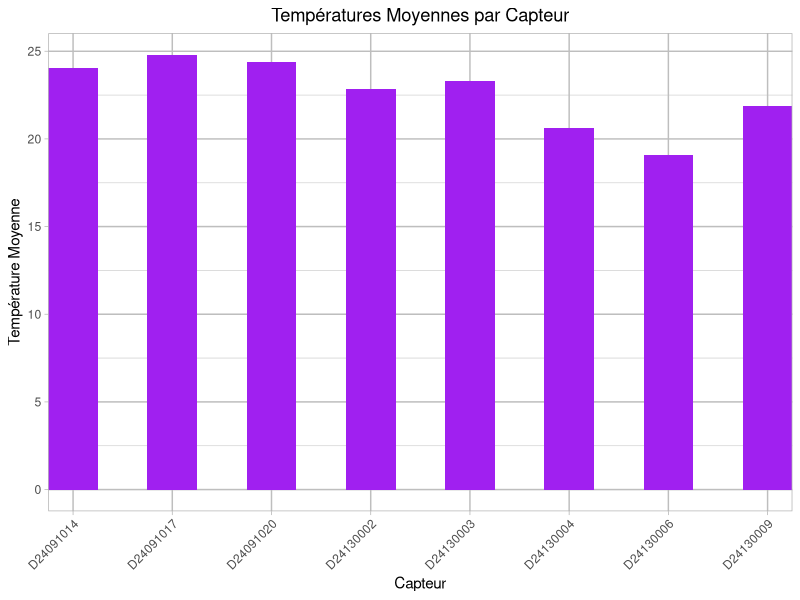
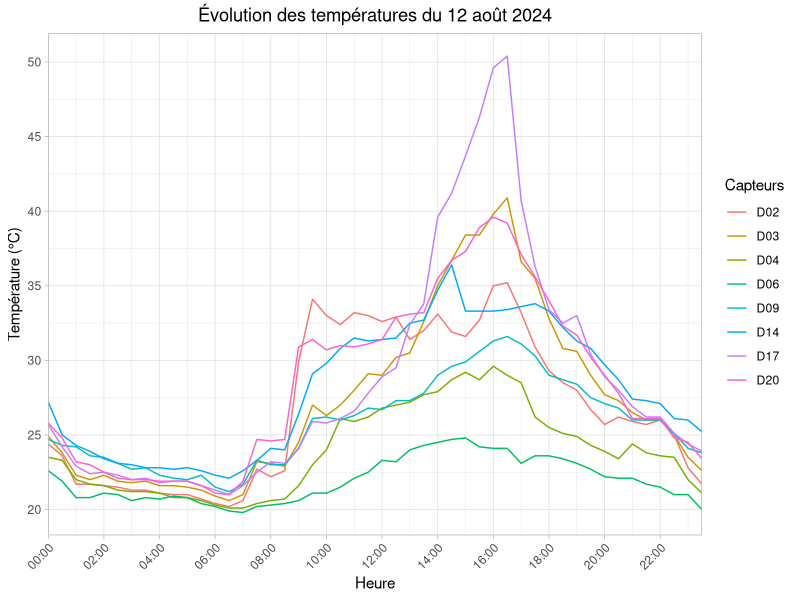
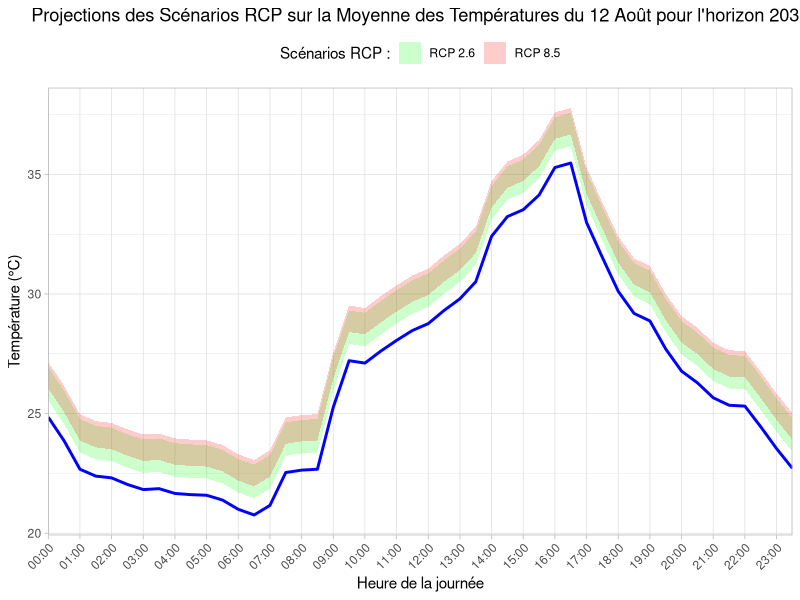
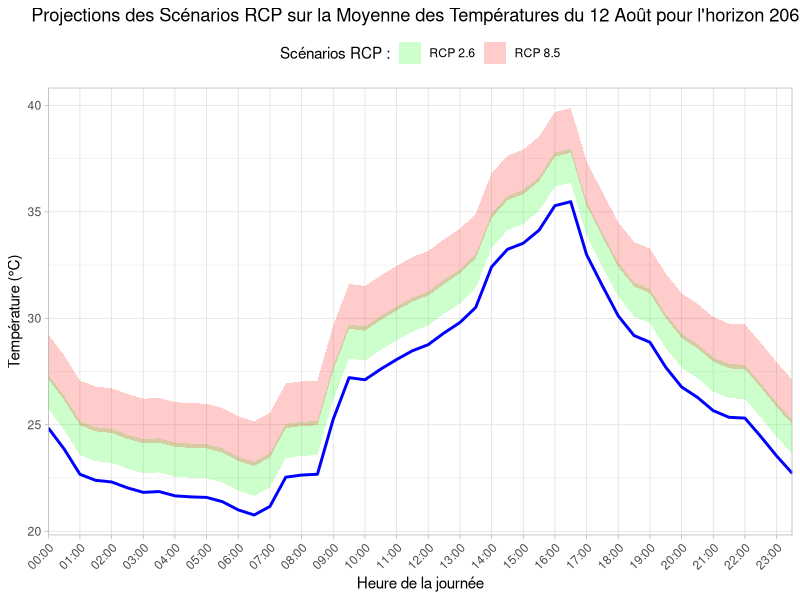
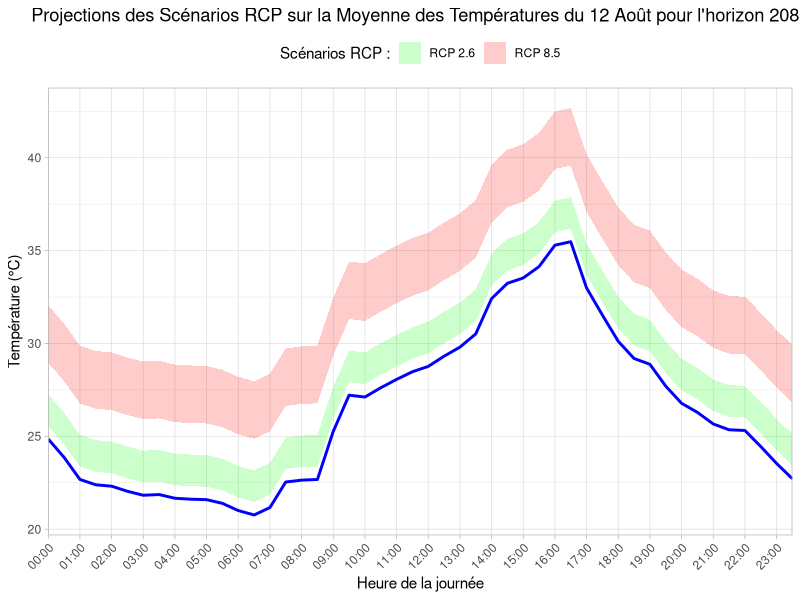
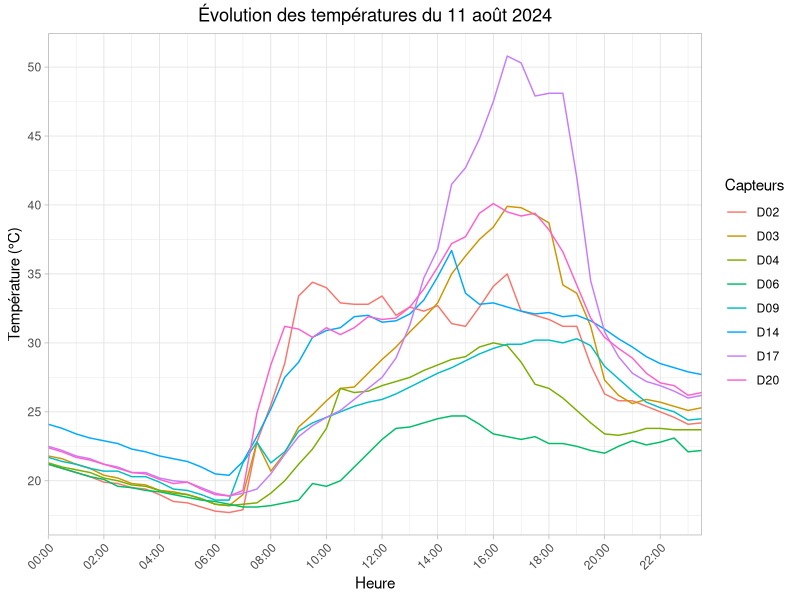
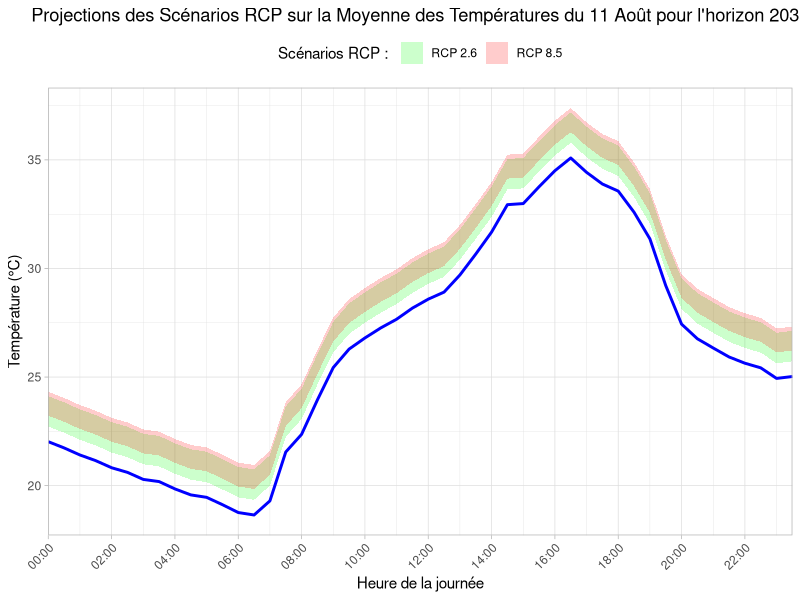
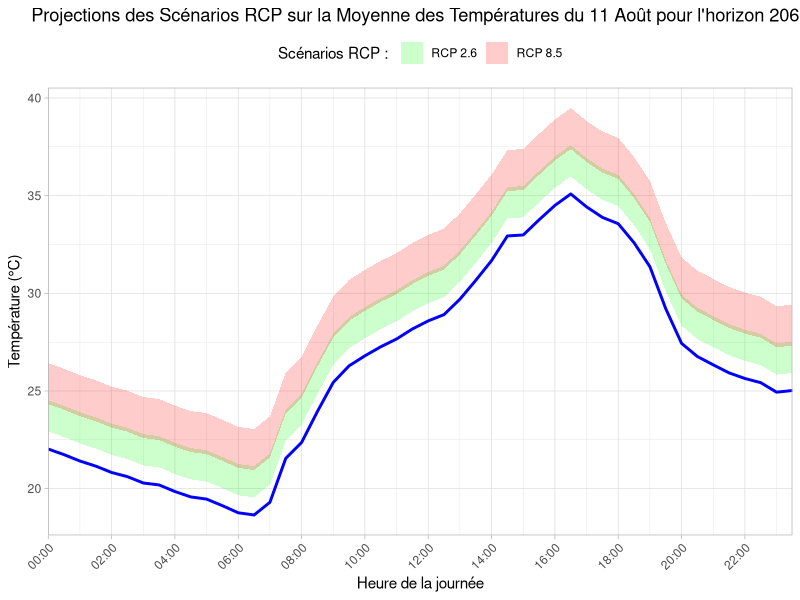

Write R code to recreate these figures, in order.
#### 1. Importation des 8 jeux de données

#### 1. Importation des 8 jeux de données

## Installation du package here

install.packages("here")

# Charger le package here
library(here)

# Importer les jeux de données
data.D24130006 <- read.csv(here("data", "D24130006(01-08-2024@14.csv"), header = TRUE, sep = ";")
data.D24130009 <- read.csv(here("data", "D24130009(01-08-2024@14.csv"), header = TRUE, sep = ";")
data.D24130002 <- read.csv(here("data", "D24130002(01-08-2024@14.csv"), header = TRUE, sep = ";")
data.D24130004 <- read.csv(here("data", "D24130004(01-08-2024@14.csv"), header = TRUE, sep = ";")
data.D24130003 <- read.csv(here("data", "D24130003(01-08-2024@14.csv"), header = TRUE, sep = ";")
data.D24091017 <- read.csv(here("data", "D24091017(01-08-2024@14.csv"), header = TRUE, sep = ";")
data.D24091020 <- read.csv(here("data", "D24091020(01-08-2024@14.csv"), header = TRUE, sep = ";")
data.D24091014 <- read.csv(here("data", "D24091014(01-08-2024@14.csv"), header = TRUE, sep = ";")

#### 2.Préparation des données

# 2.1. Pour le capteur D24130006

#Remplacer les virgules par des points
data.D24130006$Temp <- gsub(",", ".", data.D24130006$Temp)

# Convertir la colonne "Temp" en numérique
data.D24130006$Temp <- as.numeric(data.D24130006$Temp)

# Convertir la colonne "Date" en format Date
data.D24130006$Date <- as.Date(data.D24130006$Date, format = "%Y-%m-%d")

# 2.2. Pour le capteur D24130009

#Remplacer les virgules par des points
data.D24130009$Temp <- gsub(",", ".", data.D24130009$Temp)

# Convertir la colonne "Temp" en numérique
data.D24130009$Temp <- as.numeric(data.D24130009$Temp)

# Convertir la colonne "Date" en format Date
data.D24130009$Date <- as.Date(data.D24130009$Date, format = "%Y-%m-%d")

# 2.3. Pour le capteur D24130002

#Remplacer les virgules par des points
data.D24130002$Temp <- gsub(",", ".", data.D24130002$Temp)

# Convertir la colonne "Temp" en numérique
data.D24130002$Temp <- as.numeric(data.D24130002$Temp)

# Convertir la colonne "Date" en format Date
data.D24130002$Date <- as.Date(data.D24130002$Date, format = "%Y-%m-%d")

# 2.4. Pour le capteur D24130004

#Remplacer les virgules par des points
data.D24130004$Temp <- gsub(",", ".", data.D24130004$Temp)

# Convertir la colonne "Temp" en numérique
data.D24130004$Temp <- as.numeric(data.D24130004$Temp)

# Convertir la colonne "Date" en format Date
data.D24130004$Date <- as.Date(data.D24130004$Date, format = "%Y-%m-%d")

# 2.5. Pour le capteur D24130003

#Remplacer les virgules par des points
data.D24130003$Temp <- gsub(",", ".", data.D24130003$Temp)

# Convertir la colonne "Temp" en numérique
data.D24130003$Temp <- as.numeric(data.D24130003$Temp)

# Convertir la colonne "Date" en format Date
data.D24130003$Date <- as.Date(data.D24130003$Date, format = "%Y-%m-%d")

# 2.6. Pour le capteur D24091017

#Remplacer les virgules par des points
data.D24091017$Temp <- gsub(",", ".", data.D24091017$Temp)

# Convertir la colonne "Temp" en numérique
data.D24091017$Temp <- as.numeric(data.D24091017$Temp)

# Convertir la colonne "Date" en format Date
data.D24091017$Date <- as.Date(data.D24091017$Date, format = "%Y-%m-%d")

# 2.7. Pour le capteur D24091020

#Remplacer les virgules par des points
data.D24091020$Temp <- gsub(",", ".", data.D24091020$Temp)

# Convertir la colonne "Temp" en numérique
data.D24091020$Temp <- as.numeric(data.D24091020$Temp)

# Convertir la colonne "Date" en format Date
data.D24091020$Date <- as.Date(data.D24091020$Date, format = "%Y-%m-%d")


# 2.8. Pour le capteur D24091014

#Remplacer les virgules par des points
data.D24091014$Temp <- gsub(",", ".", data.D24091014$Temp)

# Convertir la colonne "Temp" en numérique
data.D24091014$Temp <- as.numeric(data.D24091014$Temp)

# Convertir la colonne "Date" en format Date
data.D24091014$Date <- as.Date(data.D24091014$Date, format = "%Y-%m-%d")

#Harmoniser le nom de colonne Capteur.ID

colnames(data.D24091014)[colnames(data.D24091014) == "Capteur_ID"] <- "Capteur.ID"


## Raccourcir le nom des capteurs

data.D24130006$Capteur.ID <- sub("D241300", "D", data.D24130006$Capteur.ID)

data.D24130009$Capteur.ID <- sub("D241300", "D", data.D24130009$Capteur.ID)

data.D24130002$Capteur.ID <- sub("D241300", "D", data.D24130002$Capteur.ID)

data.D24130004$Capteur.ID <- sub("D241300", "D", data.D24130004$Capteur.ID)

data.D24130003$Capteur.ID <- sub("D241300", "D", data.D24130003$Capteur.ID)

data.D24091017$Capteur.ID <- sub("D240910", "D", data.D24091017$Capteur.ID)

data.D24091020$Capteur.ID <- sub("D240910", "D", data.D24091020$Capteur.ID)

data.D24091014$Capteur.ID <- sub("D240910", "D", data.D24091014$Capteur.ID)

#### 3. Analyse des données

## 3.1. Calculs des moyennes, min, max et écart-types

summary(data.D24091014$Temp)
summary(data.D24091017$Temp)
summary(data.D24091020$Temp)
summary(data.D24130002$Temp)
summary(data.D24130003$Temp)
summary(data.D24130004$Temp)
summary(data.D24130006$Temp)
summary(data.D24130009$Temp)

ecart_type14 <- sd(data.D24091014$Temp)
ecart_type17 <- sd(data.D24091017$Temp)
ecart_type20 <- sd(data.D24091020$Temp)
ecart_type02 <- sd(data.D24130002$Temp)
ecart_type03 <- sd(data.D24130003$Temp)
ecart_type04 <- sd(data.D24130004$Temp)
ecart_type06 <- sd(data.D24130006$Temp)
ecart_type09 <- sd(data.D24130009$Temp)


moyennes<-list(mean(data.D24130006$Temp), mean(data.D24130009$Temp), mean(data.D24130002$Temp), mean(data.D24130004$Temp), mean(data.D24130003$Temp), mean(data.D24091017$Temp), mean(data.D24091020$Temp), mean(data.D24091014$Temp))

moyennes_vecteur <- unlist(moyennes)

moyenne_generale <- mean(moyennes_vecteur) ## Calculer la moyenen générale de tous les Capteurs

#### 4. Création du graphique des moyennes de températures

# Créer un dataframe
df_moyennes <- data.frame(
  jeu_de_donnees = c("D24130006", "D24130009", "D24130002", "D24130004", "D24130003", "D24091017", "D24091020", "D24091014"),
  temperature_moyenne = moyennes_vecteur
) 

library(ggplot2)

ggplot(df_moyennes, aes(x = jeu_de_donnees, y = temperature_moyenne)) +
  geom_bar(stat = "identity", fill = "purple", width = 0.5) +
  labs(title = "Températures Moyennes par Capteur",
       x = "Capteur",
       y = "Température Moyenne") +
  theme_light() +
  theme(panel.grid.major = element_line(color = "grey", size = 0.5),  # Lignes principales
        panel.grid.minor = element_line(color = "lightgrey", size = 0.25),  # Lignes mineures
        axis.text.x = element_text(angle = 45, hjust = 1),  # Incline les étiquettes de l'axe x à 45°
        plot.title = element_text(hjust = 0.5)) +  # Centre le titre
  scale_x_discrete(expand = c(0, 0))  # Supprime l'espace avant le début des données



#### 5. Création des graphiques des jours les plus chauds

# 5.1. Calcul des jours les plus chauds

install.packages("dplyr")

library(dplyr)

## 5.1.1. Calculer la température maximale par jour pour D24130006
temperature_max <- data.D24130006 %>%
  group_by(Date) %>%
  summarise(max_temp = max(Temp, na.rm = TRUE))

# Identifier le jour le plus chaud
jour_plus_chaud_D2413006 <- temperature_max %>%
  filter(max_temp == max(max_temp))

# Afficher le jour le plus chaud et sa température
print(jour_plus_chaud_D2413006)


## 5.1.2. Calculer la température maximale par jour pour D24130009
temperature_max <- data.D24130009 %>%
  group_by(Date) %>%
  summarise(max_temp = max(Temp, na.rm = TRUE))

# Identifier le jour le plus chaud
jour_plus_chaud_D24130009 <- temperature_max %>%
  filter(max_temp == max(max_temp))

# Afficher le jour le plus chaud et sa température
print(jour_plus_chaud_D24130009)


## 5.1.3. Calculer la température maximale par jour pour D24130002
temperature_max <- data.D24130002 %>%
  group_by(Date) %>%
  summarise(max_temp = max(Temp, na.rm = TRUE))

# Identifier le jour le plus chaud
jour_plus_chaud_D24130002 <- temperature_max %>%
  filter(max_temp == max(max_temp))

# Afficher le jour le plus chaud et sa température
print(jour_plus_chaud_D24130002)


# 5.1.4. Calculer la température maximale par jour pour D24130004
temperature_max <- data.D24130004 %>%
  group_by(Date) %>%
  summarise(max_temp = max(Temp, na.rm = TRUE))

# Identifier le jour le plus chaud
jour_plus_chaud_D24130004 <- temperature_max %>%
  filter(max_temp == max(max_temp))

# Afficher le jour le plus chaud et sa température
print(jour_plus_chaud_D24130004)


## 5.1.5. Calculer la température maximale par jour pour D24130003
temperature_max <- data.D24130003 %>%
  group_by(Date) %>%
  summarise(max_temp = max(Temp, na.rm = TRUE))

# Identifier le jour le plus chaud
jour_plus_chaud_D24130003 <- temperature_max %>%
  filter(max_temp == max(max_temp))

# Afficher le jour le plus chaud et sa température
print(jour_plus_chaud_D24130003)


## 5.1.6. Calculer la température maximale par jour pour D24091017
temperature_max <- data.D24091017 %>%
  group_by(Date) %>%
  summarise(max_temp = max(Temp, na.rm = TRUE))

# Identifier le jour le plus chaud
jour_plus_chaud_D24091017 <- temperature_max %>%
  filter(max_temp == max(max_temp))

# Afficher le jour le plus chaud et sa température
print(jour_plus_chaud_D24091017)


## 5.1.7. Calculer la température maximale par jour pour D24091020
temperature_max <- data.D24091020 %>%
  group_by(Date) %>%
  summarise(max_temp = max(Temp, na.rm = TRUE))

# Identifier le jour le plus chaud
jour_plus_chaud_D24091020 <- temperature_max %>%
  filter(max_temp == max(max_temp))

# Afficher le jour le plus chaud et sa température
print(jour_plus_chaud_D24091020)


## 5.1.8. Calculer la température maximale par jour pour D24091014
temperature_max <- data.D24091014 %>%
  group_by(Date) %>%
  summarise(max_temp = max(Temp, na.rm = TRUE))

# Identifier le jour le plus chaud
jour_plus_chaud_D24091014 <- temperature_max %>%
  filter(max_temp == max(max_temp))

# Afficher le jour le plus chaud et sa température
print(jour_plus_chaud_D24091014)


# 5.2. Sélection des données du 12.08.2024

## 5.2.1. Sélection données du jour le plus chaud pour D24130006

data_selection12_D24130006 <- data.D24130006[data.D24130006$Date == as.Date("2024-08-12"), ]  

## 5.2.2. Sélection données du jour le plus chaud pour D24130009

data_selection12_D24130009 <- data.D24130009[data.D24130009$Date == as.Date("2024-08-12"), ]

## 5.2.3. Sélection données du jour le plus chaud pour D24130002

data_selection12_D24130002 <- data.D24130002[data.D24130002$Date == as.Date("2024-08-12"), ]  

## 5.2.4. Sélection données du jour le plus chaud pour D24130004

data_selection12_D24130004 <- data.D24130004[data.D24130004$Date == as.Date("2024-08-12"), ]

## 5.2.5. Sélection données du jour le plus chaud pour D24130003

data_selection12_D24130003 <- data.D24130003[data.D24130003$Date == as.Date("2024-08-12"), ]

## 5.2.6. Sélection données du jour le plus chaud pour D24091017

data_selection12_D24091017 <- data.D24091017[data.D24091017$Date == as.Date("2024-08-12"), ]

## 5.2.7. Sélection données du jour le plus chaud pour D24091020

data_selection12_D24091020 <- data.D24091020[data.D24091020$Date == as.Date("2024-08-12"), ]

## 5.2.8.Sélection données du jour le plus chaud pour D24091014

data_selection12_D24091014 <- data.D24091014[data.D24091014$Date == as.Date("2024-08-12"), ]

# 5.3. Combiner les données dans un dataframe

combined_data12 <- rbind(data_selection12_D24130006, data_selection12_D24130009, data_selection12_D24130002, data_selection12_D24130004, data_selection12_D24130003, data_selection12_D24091017, data_selection12_D24091020, data_selection12_D24091014)

## 5.4. Combiner date et heure dans une colonne

combined_data12$datetime <- as.POSIXct(paste(combined_data12$Date, combined_data12$Time), format="%Y-%m-%d %H:%M")


# 5.5. Création du graphique du 12.08
# Charger ggplot2
library(ggplot2)

# Créer le graphique avec des labels d'heures et une rotation diagonale
ggplot(combined_data12, aes(x = datetime, y = Temp, color = Capteur.ID)) +
  geom_line() +
  labs(title = "Évolution des températures du 12 août 2024",
       x = "Heure", 
       y = "Température (°C)",
       color = "Capteurs") +
  scale_x_datetime(date_labels = "%H:%M", date_breaks = "2 hours", expand = c(0, 0)) +
  scale_y_continuous(breaks = seq(ceiling(min(combined_data12$Temp, na.rm = TRUE)), 
                                  floor(max(combined_data12$Temp, na.rm = TRUE)), 
                                  by = 5)) +
  theme_light() +
  theme(axis.text.x = element_text(angle = 45, hjust = 1),
        plot.title = element_text(hjust = 0.5))


#### 6. Intégration des scénarios RCP pour le 12.08

# 6.1. Calcul de la moyenne des 8 Capteur pour le 12.08

library(dplyr)

# Calculer la moyenne des températures par horodatage (colonne 'Time')
mean_data12 <- combined_data12 %>%
  group_by(Time) %>%
  summarise(Temp_mean = mean(Temp, na.rm = TRUE))  # Moyenne des températures de tous les Capteur à chaque instant

# 6.2. Ajouter les fourchettes de température du scénario RCP2.6 et RCP8.5 pour chaque période

# Ajouter les scénarios RCP à partir de la moyenne calculée
mean_data12$Temp_RCP26_min_proche <- mean_data12$Temp_mean + 0.7
mean_data12$Temp_RCP26_max_proche <- mean_data12$Temp_mean + 2.1
mean_data12$Temp_RCP85_min_proche <- mean_data12$Temp_mean + 1.2
mean_data12$Temp_RCP85_max_proche <- mean_data12$Temp_mean + 2.3

# Milieu du siècle - 2060
mean_data12$Temp_RCP26_min_milieu <- mean_data12$Temp_mean + 0.9
mean_data12$Temp_RCP26_max_milieu <- mean_data12$Temp_mean + 2.5
mean_data12$Temp_RCP85_min_milieu <- mean_data12$Temp_mean + 2.3
mean_data12$Temp_RCP85_max_milieu <- mean_data12$Temp_mean + 4.4

# Fin du siècle - 2085
mean_data12$Temp_RCP26_min_fin <- mean_data12$Temp_mean + 0.7
mean_data12$Temp_RCP26_max_fin <- mean_data12$Temp_mean + 2.4
mean_data12$Temp_RCP85_min_fin <- mean_data12$Temp_mean + 4.1
mean_data12$Temp_RCP85_max_fin <- mean_data12$Temp_mean + 7.2

# 6.3. Création du graphique pour l'avenir proche

library(ggplot2)

ggplot(mean_data12, aes(x = Time, group = 1)) +
  
  # Tracer la température moyenne
  geom_line(aes(y = Temp_mean), color = "blue", linewidth = 1, linetype = "solid") +
  
  # Fourchettes RCP 2.6 pour l'avenir proche
  geom_ribbon(aes(ymin = Temp_RCP26_min_proche, ymax = Temp_RCP26_max_proche, fill = "RCP 2.6"), alpha = 0.2) +
  
  # Fourchettes RCP 8.5 pour l'avenir proche
  geom_ribbon(aes(ymin = Temp_RCP85_min_proche, ymax = Temp_RCP85_max_proche, fill = "RCP 8.5"), alpha = 0.2) +
  
  # Ajouter un titre et des labels pour les axes
  labs(title = "Projections des Scénarios RCP sur la Moyenne des Températures du 12 Août pour l'horizon 2035",
       x = "Heure de la journée", 
       y = "Température (°C)",
       fill = "Scénarios RCP :") +  # Légende pour les fourchettes
  
  # Ajouter une légende et styliser
  scale_fill_manual(values = c("RCP 2.6" = "green", "RCP 8.5" = "red")) +
  
  # Afficher une heure sur deux sur l'axe des X
  scale_x_discrete(breaks = mean_data12$Time[c(TRUE, FALSE)], expand = c(0, 0)) +  # Supprime l'espace avant la première donnée
  
  # Thème light avec légende en haut
  theme_light() +
  theme(legend.position = "top") +
  
  # Incliner les étiquettes de l'axe des X à 45°
  theme(axis.text.x = element_text(angle = 45, hjust = 1),  
        plot.title = element_text(hjust = 0.5))  # Centre le titre


## 6.4. Création du graphique pour le milieu du siècle

library(ggplot2)

ggplot(mean_data12, aes(x = Time, group = 1)) +
  
  # Tracer la température moyenne
  geom_line(aes(y = Temp_mean), color = "blue", linewidth = 1, linetype = "solid") +
  
  # Fourchettes RCP 2.6 pour l'avenir moyen proche
  geom_ribbon(aes(ymin = Temp_RCP26_min_milieu, ymax = Temp_RCP26_max_milieu, fill = "RCP 2.6"), alpha = 0.2) +
  
  # Fourchettes RCP 8.5 pour l'avenir moyen proche
  geom_ribbon(aes(ymin = Temp_RCP85_min_milieu, ymax = Temp_RCP85_max_milieu, fill = "RCP 8.5"), alpha = 0.2) +
  
  # Ajouter un titre et des labels pour les axes
  labs(title = "Projections des Scénarios RCP sur la Moyenne des Températures du 12 Août pour l'horizon 2060",
       x = "Heure de la journée", 
       y = "Température (°C)",
       fill = "Scénarios RCP :") +  # Légende pour les fourchettes
  
  # Ajouter une légende
  scale_fill_manual(values = c("RCP 2.6" = "green", "RCP 8.5" = "red")) +
  
  # Afficher une heure sur deux sur l'axe des X
  scale_x_discrete(breaks = mean_data12$Time[c(TRUE, FALSE)], expand = c(0, 0)) +  # Supprimer l'espace avant la première donnée
  
  # Thème light avec légende en haut
  theme_light() +
  theme(legend.position = "top") +
  
  # Incliner les étiquettes de l'axe des X à 45°
  theme(axis.text.x = element_text(angle = 45, hjust = 1),  
        plot.title = element_text(hjust = 0.5))  # Centrer le titre


## 6.5. Création du graphique fin du siècle

library(ggplot2)

ggplot(mean_data12, aes(x = Time, group = 1)) +
  
  # Tracer la température moyenne
  geom_line(aes(y = Temp_mean), color = "blue", linewidth = 1, linetype = "solid") +
  
  # Fourchettes RCP 2.6 pour l'avenir fin du siècle
  geom_ribbon(aes(ymin = Temp_RCP26_min_fin, ymax = Temp_RCP26_max_fin, fill = "RCP 2.6"), alpha = 0.2) +
  
  # Fourchettes RCP 8.5 pour l'avenir fin du siècle
  geom_ribbon(aes(ymin = Temp_RCP85_min_fin, ymax = Temp_RCP85_max_fin, fill = "RCP 8.5"), alpha = 0.2) +
  
  # Ajouter un titre et des labels pour les axes
  labs(title = "Projections des Scénarios RCP sur la Moyenne des Températures du 12 Août pour l'horizon 2085",
       x = "Heure de la journée", 
       y = "Température (°C)",
       fill = "Scénarios RCP :") +  # Légende pour les fourchettes
  
  # Ajouter une légende
  scale_fill_manual(values = c("RCP 2.6" = "green", "RCP 8.5" = "red")) +
  
  # Afficher une heure sur deux sur l'axe des X
  scale_x_discrete(breaks = mean_data12$Time[c(TRUE, FALSE)], expand = c(0, 0)) +  # Supprime l'espace avant les premières données
  
  # Thème light avec légende en haut
  theme_light() +
  theme(legend.position = "top") +
  
  # Incliner les étiquettes de l'axe des X à 45°
  theme(axis.text.x = element_text(angle = 45, hjust = 1),  
        plot.title = element_text(hjust = 0.5))  # Centrer le titre


#### 7. Création du graphique du 11.08

# 7.1 Sélection des données pour le 11.08

## 7.1.1. Sélection données du jour le plus chaud pour D24130006

data_selection11_D24130006 <- data.D24130006[data.D24130006$Date == as.Date("2024-08-11"), ]  

## 7.1.2. Sélection données du jour le plus chaud pour D24130009

data_selection11_D24130009 <- data.D24130009[data.D24130009$Date == as.Date("2024-08-11"), ]

## 7.1.3. Sélection données du jour le plus chaud pour D24130002

data_selection11_D24130002 <- data.D24130002[data.D24130002$Date == as.Date("2024-08-11"), ]  

## 7.1.4. Sélection données du jour le plus chaud pour D24130004

data_selection11_D24130004 <- data.D24130004[data.D24130004$Date == as.Date("2024-08-11"), ]

## 7.1.5. Sélection données du jour le plus chaud pour D24130003

data_selection11_D24130003 <- data.D24130003[data.D24130003$Date == as.Date("2024-08-11"), ]

## 7.1.6. Sélection données du jour le plus chaud pour D24091017

data_selection11_D24091017 <- data.D24091017[data.D24091017$Date == as.Date("2024-08-11"), ]

## 7.1.7. Sélection données du jour le plus chaud pour D24091020

data_selection11_D24091020 <- data.D24091020[data.D24091020$Date == as.Date("2024-08-11"), ]

## 7.1.8.Sélection données du jour le plus chaud pour D24091014

data_selection11_D24091014 <- data.D24091014[data.D24091014$Date == as.Date("2024-08-11"), ]

## 7.2. Combiner les données dans un dataframe

combined_data11 <- rbind(data_selection11_D24130006, data_selection11_D24130009, data_selection11_D24130002, data_selection11_D24130004, data_selection11_D24130003, data_selection11_D24091017, data_selection11_D24091020, data_selection11_D24091014)

## 7.3. Combiner date et heure dans une colonne

combined_data11$datetime <- as.POSIXct(paste(combined_data11$Date, combined_data11$Time), format="%Y-%m-%d %H:%M")

# 7.4. Création du graphique du 11.08

# Charger ggplot2
library(ggplot2)

ggplot(combined_data11, aes(x = datetime, y = Temp, color = Capteur.ID)) +
  geom_line() +
  labs(title = "Évolution des températures du 11 août 2024",
       x = "Heure", 
       y = "Température (°C)",
       color = "Capteurs") +
  
  # Paramètres de l'axe X pour afficher les heures et minutes et supprimer l'espace
  scale_x_datetime(date_labels = "%H:%M",  # Afficher uniquement les heures et minutes
                   date_breaks = "2 hours",  # Espacement des labels toutes les 2 heures
                   expand = c(0, 0)) +  # Supprimer l'espace avant la première donnée
  
  # Ajustement des graduations sur l'axe Y
  scale_y_continuous(breaks = seq(ceiling(min(combined_data12$Temp)), 
                                  floor(max(combined_data12$Temp)), 
                                  by = 5)) +  # Ajuster les graduations à des valeurs entières
  
  # Appliquer un thème light et styliser les éléments
  theme_light() +
  
  # Rotation des étiquettes de l'axe des X à 45° et centrage du titre
  theme(axis.text.x = element_text(angle = 45, hjust = 1),  
        plot.title = element_text(hjust = 0.5))  # Centrer le titre


# 7.5. Intégration des scénarios RCP pour le 11.08

# Charger les bibliothèques nécessaires
library(ggplot2)
library(dplyr)

# Ajuster le format des dates
combined_data11 <- combined_data11 %>%
  mutate(datetime = as.POSIXct(paste("2024-08-11", Time), format="%Y-%m-%d %H:%M"))

# Calculer la moyenne des températures par horodatage pour le 11 août
mean_data11 <- combined_data11 %>%
  group_by(datetime) %>%
  summarise(Temp_mean = mean(Temp, na.rm = TRUE))  # Moyenne des températures de tous les Capteur à chaque instant

# Ajouter les scénarios RCP pour le 11 août
mean_data11$Temp_RCP26_min_proche <- mean_data11$Temp_mean + 0.7
mean_data11$Temp_RCP26_max_proche <- mean_data11$Temp_mean + 2.1
mean_data11$Temp_RCP85_min_proche <- mean_data11$Temp_mean + 1.2
mean_data11$Temp_RCP85_max_proche <- mean_data11$Temp_mean + 2.3

# Milieu du siècle - 2060
mean_data11$Temp_RCP26_min_milieu <- mean_data11$Temp_mean + 0.9
mean_data11$Temp_RCP26_max_milieu <- mean_data11$Temp_mean + 2.5
mean_data11$Temp_RCP85_min_milieu <- mean_data11$Temp_mean + 2.3
mean_data11$Temp_RCP85_max_milieu <- mean_data11$Temp_mean + 4.4

# Fin du siècle - 2085
mean_data11$Temp_RCP26_min_fin <- mean_data11$Temp_mean + 0.7
mean_data11$Temp_RCP26_max_fin <- mean_data11$Temp_mean + 2.4
mean_data11$Temp_RCP85_min_fin <- mean_data11$Temp_mean + 4.1
mean_data11$Temp_RCP85_max_fin <- mean_data11$Temp_mean + 7.2


# 7.5.1 Création du graphique pour le 11 août pour 2035

library(ggplot2) 

ggplot(mean_data11, aes(x = datetime, group = 1)) +
  
  # Tracer la température moyenne
  geom_line(aes(y = Temp_mean), color = "blue", linewidth = 1, linetype = "solid") +
  
  # Fourchettes RCP 2.6 pour l'avenir proche
  geom_ribbon(aes(ymin = Temp_RCP26_min_proche, ymax = Temp_RCP26_max_proche, fill = "RCP 2.6"), alpha = 0.2) +
  
  # Fourchettes RCP 8.5 pour l'avenir proche
  geom_ribbon(aes(ymin = Temp_RCP85_min_proche, ymax = Temp_RCP85_max_proche, fill = "RCP 8.5"), alpha = 0.2) +
  
  # Ajouter un titre et des labels pour les axes
  labs(title = "Projections des Scénarios RCP sur la Moyenne des Températures du 11 Août pour l'horizon 2035",
       x = "Heure de la journée", 
       y = "Température (°C)",
       fill = "Scénarios RCP : ") +  # Légende pour les fourchettes
  
  # Ajouter une légende
  scale_fill_manual(values = c("RCP 2.6" = "green", "RCP 8.5" = "red")) +
  
  # Afficher les étiquettes d'heure et éviter l'espace vide
  scale_x_datetime(date_labels = "%H:%M", 
                   date_breaks = "2 hours", 
                   expand = c(0, 0)) +  # Supprimer les marges avant les données
  
  # Thème minimal avec légende en haut
  theme_light() +
  theme(legend.position = "top") +
  
  # Incliner les étiquettes de l'axe des X à 45° et centrer le titre
  theme(axis.text.x = element_text(angle = 45, hjust = 1),  
        plot.title = element_text(hjust = 0.5))  # Centrer le titre


# 7.5.2. Création du graphique pour le 11 août pour 2060

ggplot(mean_data11, aes(x = datetime, group = 1)) +
  geom_line(aes(y = Temp_mean), color = "blue", linewidth = 1, linetype = "solid") +
  geom_ribbon(aes(ymin = Temp_RCP26_min_milieu, ymax = Temp_RCP26_max_milieu, fill = "RCP 2.6"), alpha = 0.2) +
  geom_ribbon(aes(ymin = Temp_RCP85_min_milieu, ymax = Temp_RCP85_max_milieu, fill = "RCP 8.5"), alpha = 0.2) +
  labs(title = "Projections des Scénarios RCP sur la Moyenne des Températures du 11 Août pour l'horizon 2060",
       x = "Heure de la journée", 
       y = "Température (°C)",
       fill = "Scénarios RCP : ") +
  scale_fill_manual(values = c("RCP 2.6" = "green", "RCP 8.5" = "red")) +
  scale_x_datetime(date_labels = "%H:%M", date_breaks = "2 hours", expand = c(0, 0)) +
  theme_light() +
  theme(legend.position = "top",
        plot.title = element_text(hjust = 0.5),
        axis.text.x = element_text(angle = 45, hjust = 1))

  
  # 7.5.3. Création du graphique pour le 11 août pour 2085
  
  ggplot(mean_data11, aes(x = datetime, group = 1)) +
  geom_line(aes(y = Temp_mean), color = "blue", linewidth = 1, linetype = "solid") +
  geom_ribbon(aes(ymin = Temp_RCP26_min_fin, ymax = Temp_RCP26_max_fin, fill = "RCP 2.6"), alpha = 0.2) +
  geom_ribbon(aes(ymin = Temp_RCP85_min_fin, ymax = Temp_RCP85_max_fin, fill = "RCP 8.5"), alpha = 0.2) +
  labs(title = "Projections des Scénarios RCP sur la Moyenne des Températures du 11 Août pour l'horizon 2085",
       x = "Heure de la journée", 
       y = "Température (°C)",
       fill = "Scénarios RCP : ") +
  scale_fill_manual(values = c("RCP 2.6" = "green", "RCP 8.5" = "red")) +
  scale_x_datetime(date_labels = "%H:%M", date_breaks = "2 hours", expand = c(0, 0)) +
  theme_light() +
  theme(legend.position = "top",
        plot.title = element_text(hjust = 0.5),
        axis.text.x = element_text(angle = 45, hjust = 1))

#### 8. Analyse des températures diurnes et nocturnes pour le 11.08 et 12.08

# 8.1. Analyse des températures diurnes et nocturnes pour le 12.08

combined_data12$Time <- format(strptime(combined_data12$Time, format="%H:%M"), format="%H:%M")  # format des heures HH:MM

# Combiner les colonnes "Date" et "Time" en une colonne datetime au format POSIXct
combined_data12$datetime <- as.POSIXct(paste(combined_data12$Date, combined_data12$Time), format="%Y-%m-%d %H:%M")

# Extraire les heures
combined_data12$heure_extrait <- format(combined_data12$datetime, "%H:%M")

# Filtrer les températures diurnes (06:00 - 21:00)
temp_diurnes_combined_data12 <- subset(combined_data12, heure_extrait >= "06:00" & heure_extrait <= "21:00")

# Heures du lever et du coucher du soleil

lever_soleil <- as.POSIXct("2024-08-12 06:27", tz = "Europe/Paris")
coucher_soleil <- as.POSIXct("2024-08-12 20:46", tz = "Europe/Paris")

# 8.1.1. Création du graphique diurne du 12.08

library(ggplot2)

ggplot(temp_diurnes_combined_data12, aes(x = datetime, y = Temp, color = Capteur.ID)) +
  geom_line() +
  geom_vline(xintercept = as.numeric(lever_soleil), linetype = "dashed", color = "#FCC52D", size = 0.5) +  # Ligne pour lever
  geom_vline(xintercept = as.numeric(coucher_soleil), linetype = "dashed", color = "#FCC52D", size = 0.5) +  # Ligne pour coucher
  labs(title = "Évolution des températures diurnes du 12 août 2024",
       x = "Heure", 
       y = "Température (°C)",
       color = "Capteurs") +
  scale_x_datetime(date_labels = "%H:%M", 
                   date_breaks = "2 hours", # Espacement des labels d'heures toutes les 2 heures
                   expand = c(0, 0)) +  # Supprimer les marges avant les données
  scale_y_continuous(breaks = seq(ceiling(min(temp_diurnes_combined_data12$Temp)), 
                                  floor(max(temp_diurnes_combined_data12$Temp)), 
                                  by = 5)) +  # Ajuster les graduations à des valeurs entières
  theme_light() +
  theme(axis.text.x = element_text(angle = 45, hjust = 1),  # Incliner les étiquettes de l'axe X
        plot.title = element_text(hjust = 0.5)) +  # Centrer le titre
  coord_cartesian(xlim = c(as.POSIXct("2024-08-12 06:00"), as.POSIXct("2024-08-12 21:00")))  # Limiter l'affichage à 21h-6h


# 8.2. Analyse des températures diurnes et nocturnes pour le 11.08

combined_data11$Time <- format(strptime(combined_data11$Time, format="%H:%M"), format="%H:%M")  # format des heures HH:MM

# Combiner les colonnes "Date" et "Time" en une colonne datetime au format POSIXct
combined_data11$datetime <- as.POSIXct(paste(combined_data11$Date, combined_data11$Time), format="%Y-%m-%d %H:%M")

# Extraire les heures
combined_data11$heure_extrait <- format(combined_data11$datetime, "%H:%M")

# Filtrer les températures diurnes (06:00 - 21:00)
temp_diurnes_combined_data11 <- subset(combined_data11, heure_extrait >= "06:00" & heure_extrait <= "21:00")

# Heures du lever et du coucher du soleil

lever_soleil <- as.POSIXct("2024-08-11 06:27", tz = "Europe/Paris")
coucher_soleil <- as.POSIXct("2024-08-11 20:46", tz = "Europe/Paris")

# 8.2.1. Création du graphique diurne du 11.08

library(ggplot2)

ggplot(temp_diurnes_combined_data11, aes(x = datetime, y = Temp, color = Capteur.ID)) +
  geom_line() +
  geom_vline(xintercept = as.numeric(lever_soleil), linetype = "dashed", color = "#FCC52D", size = 0.5) +  # Ligne pour lever
  geom_vline(xintercept = as.numeric(coucher_soleil), linetype = "dashed", color = "#FCC52D", size = 0.5) +  # Ligne pour coucher
  labs(title = "Évolution des températures diurnes du 11 août 2024",
       x = "Heure", 
       y = "Température (°C)",
       color = "Capteurs") +
  scale_x_datetime(date_labels = "%H:%M", 
                   date_breaks = "2 hours", # Espacement des labels d'heures toutes les 2 heures
                   expand = c(0, 0)) +  # Supprimer les marges avant les données
  scale_y_continuous(breaks = seq(ceiling(min(temp_diurnes_combined_data11$Temp)), 
                                  floor(max(temp_diurnes_combined_data11$Temp)), 
                                  by = 5)) +  # Ajuster les graduations à des valeurs entières
  theme_light() +
  theme(axis.text.x = element_text(angle = 45, hjust = 1),  # Incliner les étiquettes de l'axe X
        plot.title = element_text(hjust = 0.5)) +  # Centrer le titre
  coord_cartesian(xlim = c(as.POSIXct("2024-08-11 06:00"), as.POSIXct("2024-08-11 21:00")))  # Limiter l'affichage à 21h-6h

# 8.3. Analyse des températures nocturnes pour la nuit du 11.08 au 12.08

library(dplyr)

# Sélectionner uniquement les colonnes "Temp" "datetime" et "Capteur"
temp_data11 <- combined_data11 %>%
  select(datetime, Temp, Capteur.ID)

temp_data12 <- combined_data12 %>%
  select(datetime, Temp, Capteur.ID)

# Combiner les deux jeux de données
combined_temp_data <- rbind(temp_data11, temp_data12)

# Définir les bornes de temps
start_time <- as.POSIXct("2024-08-11 20:00")
end_time <- as.POSIXct("2024-08-12 07:00")

# Filtrer les données combinées pour sélectionner l'intervalle de temps souhaité
noct_temp_data <- combined_temp_data %>%
  filter(datetime >= start_time & datetime <= end_time)

lever_soleil <- as.POSIXct("2024-08-12 06:27", tz = "Europe/Paris")
coucher_soleil <- as.POSIXct("2024-08-11 20:46", tz = "Europe/Paris")

# 8.3.1. Création du graphique des températures nocturnes du 11 au 12 août

ggplot(noct_temp_data, aes(x = datetime, y = Temp, color = Capteur.ID)) +
  geom_line() +
  geom_vline(xintercept = as.numeric(lever_soleil), linetype = "dashed", color = "#FCC52D", size = 0.5) +
  geom_vline(xintercept = as.numeric(coucher_soleil), linetype = "dashed", color = "#FCC52D", size = 0.5) +
  labs(title = "Évolution des températures nocturnes du 11 au 12 août 2024",
       x = "Heure", 
       y = "Température (°C)",
       color = "Capteurs") +
  scale_x_datetime(date_labels = "%H:%M", 
                   date_breaks = "2 hours", # Espacement des labels d'heures toutes les 2 heures
                   expand = c(0, 0)) +  # Supprimer les marges avant les données
  scale_y_continuous(breaks = seq(floor(min(noct_temp_data$Temp)), 
                                  ceiling(max(noct_temp_data$Temp)), 
                                  by = 5)) +
  theme_light() +
  theme(axis.text.x = element_text(angle = 45, hjust = 1),  # Incliner les étiquettes de l'axe X
        plot.title = element_text(hjust = 0.5)) +  # Centrer le titre
  coord_cartesian(xlim = c(as.POSIXct("2024-08-11 20:00"), as.POSIXct("2024-08-12 07:00")))  # Limiter l'affichage à 21h-6h
